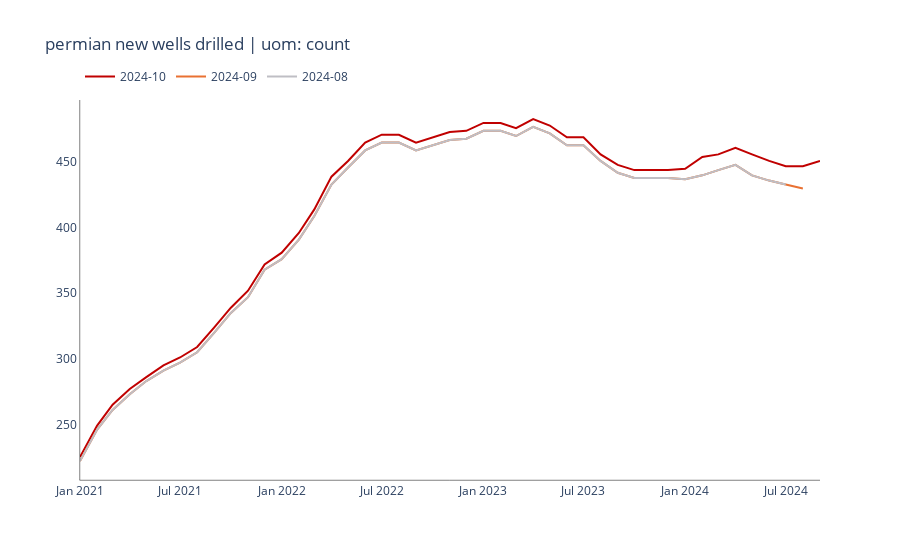

This figure's notebook cell:
### Code cell
def chart_dpr(id,dct,btn_2020=True,btn_2021=False,btn_2022=False,btn_2023=False,btn_2024=False,btn_2025=False):
    df = dct[id]['data']
    graph_name = dct[id]['name']
    uom = dct[id]['uom']
    
    cols = df.columns.astype(str)
    
    if btn_2020:
        df = df[df.index >= '2020']
    if btn_2021:
        df = df[df.index >= '2021']
    if btn_2022:
        df = df[df.index >= '2022']
    if btn_2023:
        df = df[df.index >= '2023']
    if btn_2024:
        df = df[df.index >= '2024']
    if btn_2025:
        df = df[df.index >= '2025']
        
    period_as_array = df.index.to_numpy()

    traces = []
    
    #first trace
    traces.append(go.Scatter(
        x = period_as_array,
        y = df.iloc[:,0],
        mode = 'lines',
        name = cols[0],
        line = dict(color = '#c00000'),
        line_width = 2,
    ))
    
    #second trace
    traces.append(go.Scatter(
        x = period_as_array,
        y = df.iloc[:,1],
        mode = 'lines',
        name = cols[1],
        line = dict(color = '#e97132'),
    ))
    
    #third trace
    traces.append(go.Scatter(
        x = period_as_array,
        y = df.iloc[:,2],
        mode = 'lines',
        name = cols[2],
        line = dict(color = '#bfbec4'),
    ))
    
    layout = go.Layout(
        title = f'{graph_name} | uom: {uom}',
        plot_bgcolor = 'rgba(0,0,0,0)',
        legend = dict(orientation = 'h', x = 0, y = 1.1),
        
        
        xaxis=dict(
            showline=True,
            showgrid=False,
            linecolor='black',
            linewidth=0.5,
            zeroline=False
        ),
        yaxis=dict(
            tickformat=',.0fK',
            showgrid=False,
            showline=True,
            linecolor='black',
            linewidth=0.5,
            zeroline=False
        ),
        
        
    )
    
    return go.Figure(data=traces, layout=layout)
        

    
    
chart_dpr(id_to_search,dct,True,True)
